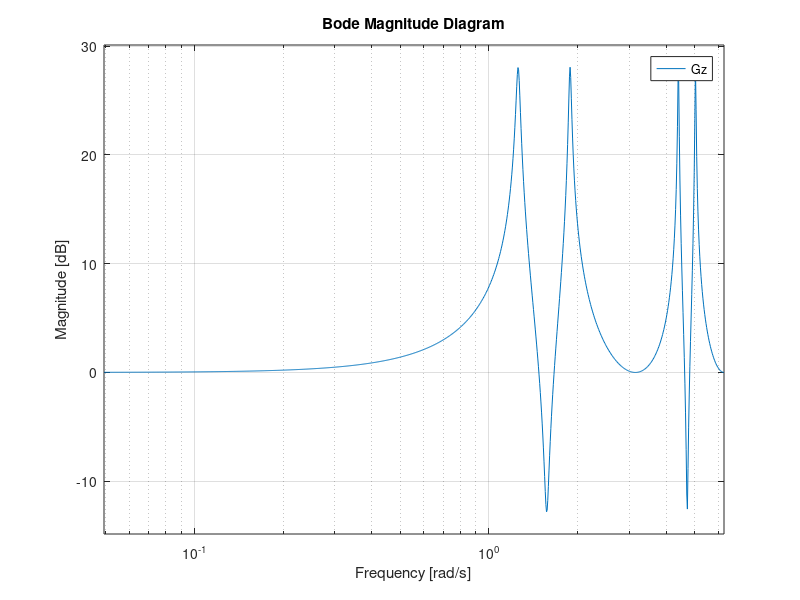
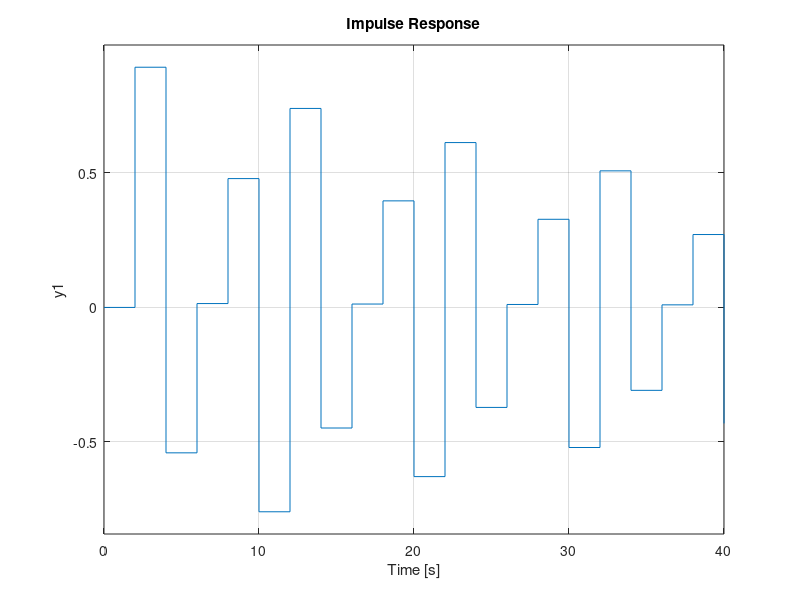
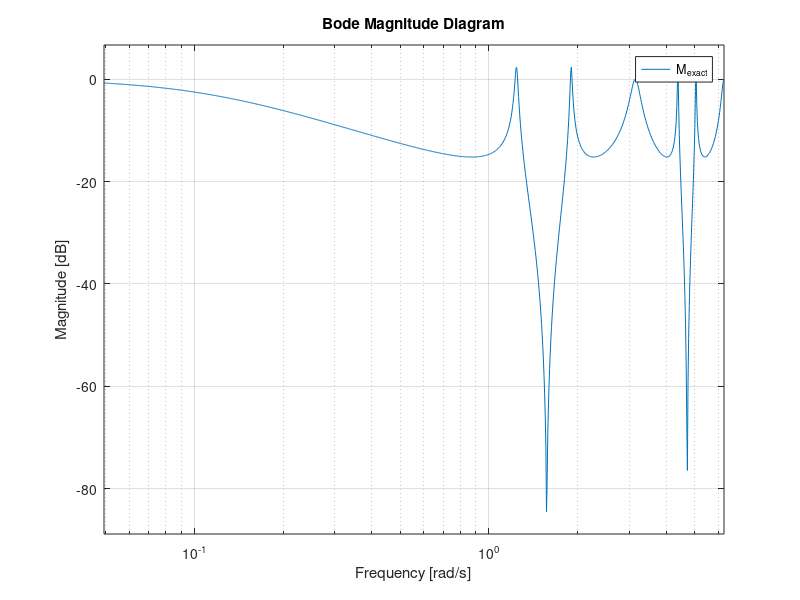
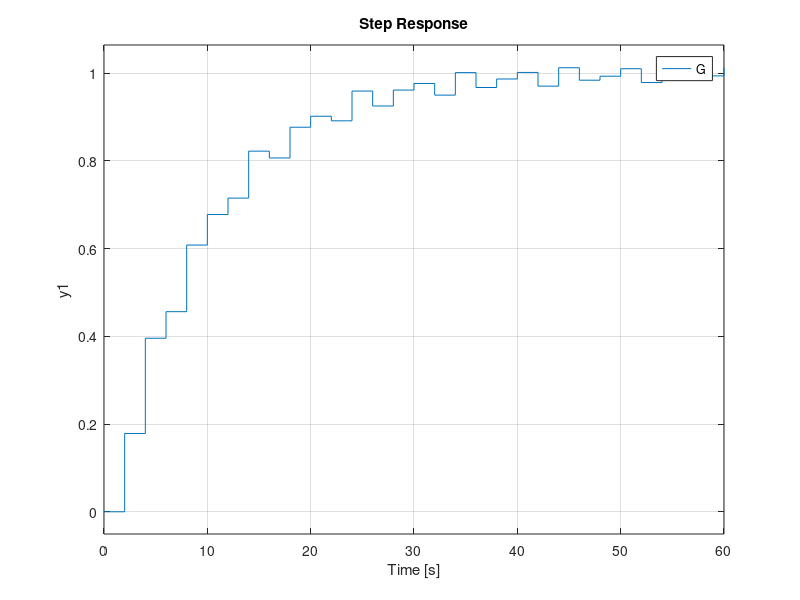

These figures' MATLAB source, in order:
clear
close all

Ts = 2;
Fs = 1/Ts;

w0 = 2*pi*0.3;
zeta = 0.01;

s = tf('s');
Gs = w0^2/(s^2 + 2*zeta*w0*s + w0^2);

Gz = c2d(Gs,Ts,'zoh');

figure
bodemag(Gz,{2*pi*Ts/255,pi*Ts})

figure
impulse(Gz)

z = tf('z',Ts);
Kp = 0.1;
Ki = 0.1;
K_exact = Kp+Ki*Ts/(z-1);

rho_actual = tfdata(K_exact);
rho_actual = rho_actual{1}.';

M_exact = feedback(K_exact*Gz,1);

fprintf("DC gain G = %2.2f\n",dcgain(Gs))
fprintf("DC gain M = %2.2f\n",dcgain(M_exact))

figure
bodemag(M_exact,{2*pi*Ts/255,pi*Ts})
legend("M_{exact}")

figure
hold on
step(Gz)
step(M_exact)
legend("G","M_{exact}")

G = Gz;
save('System_data','M_exact','K_exact','G','Ts','z')
save('rho_actual','rho_actual')